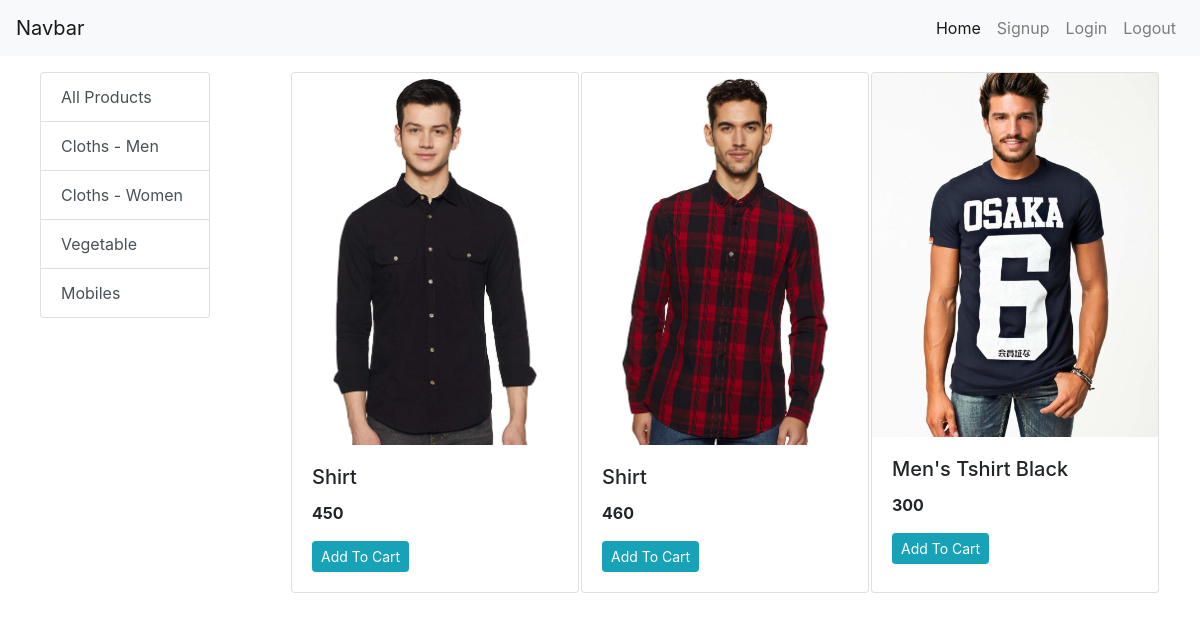
/?category=1, run on the app's committed database.
### store/models/category.py (models this page shows, shortened)
class Category(models.Model):
    name = models.CharField(max_length=20)
    @staticmethod
    def get_all_categories():
        return Category.objects.all()

### store/models/product.py (models this page shows, shortened)
class Product(models.Model):
    name = models.CharField(max_length=50)
    price = models.IntegerField(default=0)
    category = models.ForeignKey(Category, on_delete=models.CASCADE, default=1)
    description = models.CharField(max_length=200, default='', null=True, blank=True)
    image = models.ImageField(upload_to='uploads/products/')
    @staticmethod
    def get_all_products_by_categoryid(category_id):
        if category_id:
            return Product.objects.filter(category=category_id)
        else:
            return Product.get_all_products();

### store/views.py (the view)
# urls.py: path('', index, name='home'),
def index(request):
    products = None
    categories = Category.get_all_categories()
    categoryID = request.GET.get('category')
    if categoryID:
        products = Product.get_all_products_by_categoryid(categoryID)
    else:
        products = Product.get_all_products()
    data = {
        'products': products,
        'categories': categories
    }
    return render(request, 'index.html', data)

### store/templates/index.html
{% extends 'base.html' %}
{% block content %}
<div class="container-fluid">
  <div class="row">
    <div class="col-lg-2 mx-auto">
      <div class="list-group">
        <a href="/" class="list-group-item list-group-item-action">All Products</a>
        {% for category in categories %}
          <a href="/?category={{category.id}}" class="list-group-item list-group-item-action">{{category.name}}</a>
        {% endfor %}
      </div>
    </div>
    <div id="products" class="col-lg-9 mx-auto">
      <div class="row mx-auto">
        {% for product in products %}
          <div class="card mx-auto mb-3" style="width: 18rem;">
            <img class="card-img-top" src="{{product.image.url}}" alt="product image">
            <div class="card-body">
              <h5 class="card-title">{{product.name}}</h5>
              <p class="card-text"><b>{{product.price}}</b></p>
              <a href="#" class="btn btn-info btn-sm">Add To Cart</a>
            </div>
          </div>
        {% endfor %}
      </div>
    </div>
  </div>
</div>
{% endblock %}

### data on the page
Category: name "Cloths - Men"
Category: name "Cloths - Women"
Category: name "Vegetable"
Category: name "Mobiles"
Product: image (picture), name "Shirt", price "450"
Product: image (picture), name "Shirt", price "460"
Product: image (picture), name "Men's Tshirt Black", price "300"
